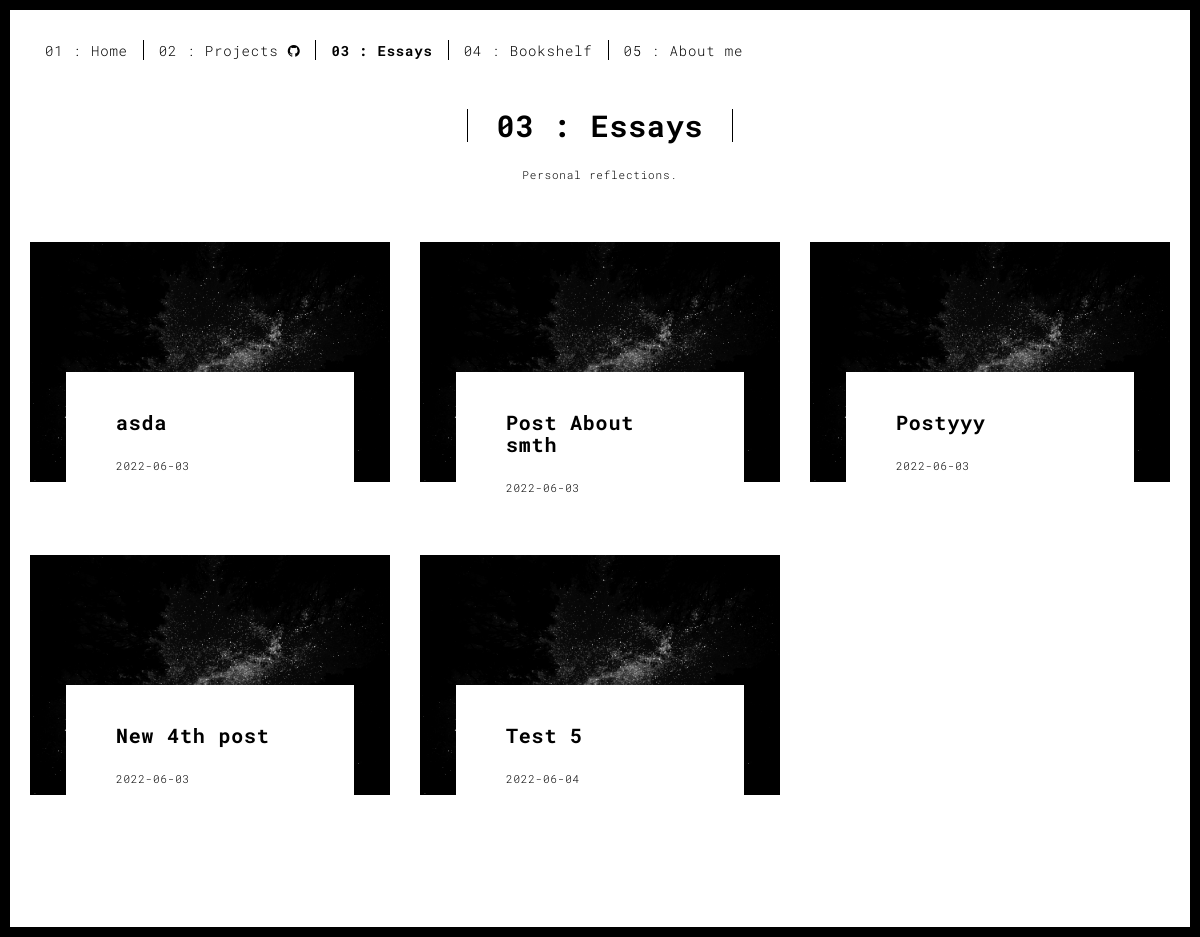
Screenshot of /articles.html with the database file from the repository.
### website/models.py (models this page shows)
class Post(db.Model):
    id = db.Column(db.Integer, primary_key=True)
    text = db.Column(db.Text, nullable=False)
    name = db.Column(db.Text, nullable = False)
    date_created = db.Column(db.DateTime(timezone=True), default=func.now())
    author = db.Column(db.Integer, db.ForeignKey(
        'user.id', ondelete="CASCADE"), nullable=False)
    comments = db.relationship('Comment', backref='post', passive_deletes=True)
    likes = db.relationship('Like', backref='post', passive_deletes=True)

### website/views.py (the view)
@views.route("/articles.html")
def articles():
    posts = Post.query.all()
    return render_template('articles.html', posts=posts)

### website/templates/articles.html (shortened to what this page needs)
<!DOCTYPE html>
<html lang="en">
<head>
<link href="./static/main.3f6952e4.css" rel="stylesheet"></head>
<body class="">
<div id="site-border-left"></div>
<div id="site-border-right"></div>
<div id="site-border-top"></div>
<div id="site-border-bottom"></div>
<header>
  <nav class="navbar  navbar-fixed-top navbar-default">
    <div class="container">
      <div class="collapse navbar-collapse" id="navbar-collapse">
        <ul class="nav navbar-nav ">
          <li><a href="./index.html" title="">01 : Home</a></li>
          <li><a href="https://github.com/shushukurov" >02 : Projects  <i class="fa fa-github"></i></a></li>
          <li><a href="./articles.html" title="">03 : Essays</a></li>
          <li><a href="./books.html" title="">04 : Bookshelf</a></li>
          <li><a href="./about.html" title="">05 : About me</a></li>
        </ul>
      </div>
    </div>
  </nav>
</header>
<div class="section-container">
  <div class="container">
    <div class="row">
      <div class="col-sm-8 col-sm-offset-2 section-container-spacer">
        <div class="text-center">
          <h1 class="h2">03 : Essays</h1>
          <p>Personal reflections.</p>
        </div>
      </div>
      <div class="col-md-12">
            <div class="row">
                  {% for post in posts %}
                  {% if loop.index is divisibleby(4) %}
                </div>
                  <div class="row">
                  <div class="col-sm-4">
                    <a href="/article/{{post.id}}" title="" class="black-image-project-hover">
                      <img src="./static/assets/images/test1.jpeg" alt="" class="img-responsive">
                    </a>
                    <div class="card-container card-container-lg">
                      <h3>{{post.name}}</h3>
                      <p> {{post.date_created.strftime('%Y-%m-%d') }}</p>
                    </div>
                  </div>
                {% else %}
                <div class="col-sm-4">
                  <a href="/article/{{post.id}}" title="" class="black-image-project-hover">
                    <img src="./static/assets/images/test1.jpeg" alt="" class="img-responsive">
                  </a>
                  <div class="card-container card-container-lg">
                    <h3>{{post.name}}</h3>
                    <p> {{ post.date_created.strftime('%Y-%m-%d') }}</p>
                  </div>
                </div>
                {% endif %}
                  {% endfor %}
                </div>
    </div>
    </div>
  </div>
</div>
<footer class="footer-container text-center">
  <div class="container">
    <div class="row">
      <div class="col-xs-12">
      </div>
    </div>
  </div>
</footer>
 <script type="text/javascript" src="./static/main.70a66962.js"></script></body>
</html>

### rows the page displays
Post: name "asda", date_created "2022-06-03"
Post: name "Post About smth", date_created "2022-06-03"
Post: name "Postyyy", date_created "2022-06-03"
Post: name "New 4th post", date_created "2022-06-03"
Post: name "Test 5", date_created "2022-06-04"
